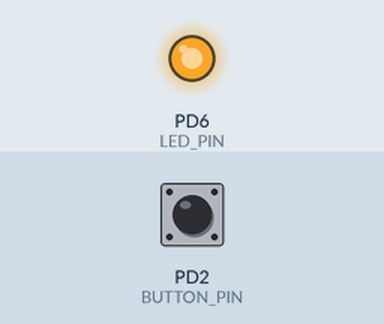
Recording of a program running on a simulated ATmega328P, built with avr-gcc and emulated at 16 MHz. On the bench: output pins drawn as LEDs (lit = HIGH). The inputs (shaded band) are chosen by the test bench; at power-on: PD2 (BUTTON_PIN) HIGH.

Above: at 1.2 s.
1.3 s: PD2 (BUTTON_PIN) pulled LOW for 0.15 s
At 2.2 s:
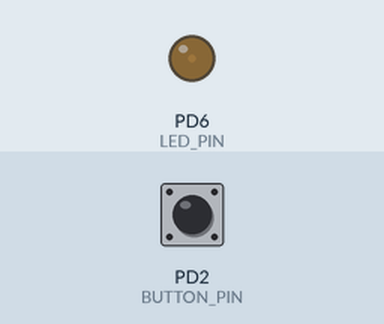
2.9 s: PD2 (BUTTON_PIN) pulled LOW for 1 s
At 3.6 s:
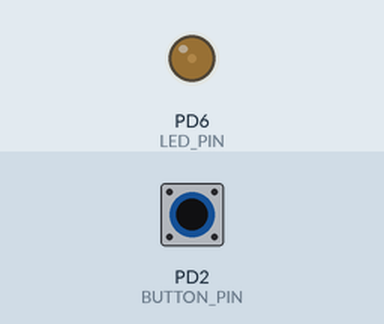
5.4 s: PD2 (BUTTON_PIN) pulsed LOW 5 times (0.12 s each, 0.3 s apart)
At 7.3 s:
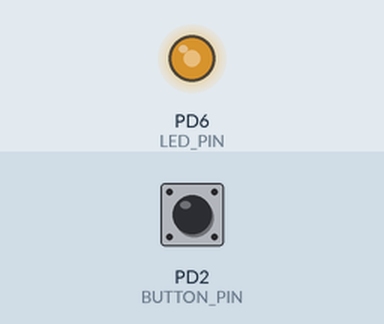
Timing chart, 0 to 8.8 s (numbered marks = the images above; inputs shaded):
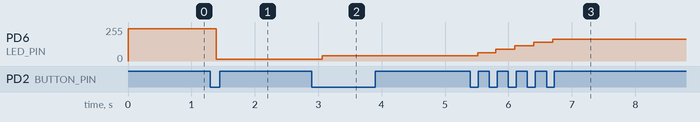

Measured:
- after the input at 1.3 s, PD6 (LED_PIN): 242/255 → 12/255 after 0.09 s
- after the input at 2.9 s, PD6 (LED_PIN): 12/255 → 38/255 after 0.16 s
- after the input at 5.4 s, PD6 (LED_PIN): moves from 38/255 to 165/255 over 1.2 s, starting after 0.11 s

The program:

main.c
```c
#include <avr/io.h>
#include <avr/interrupt.h>
#include <avr/delay.h>


// Macro definitions for bitwise operations on ports and pins.
#define BIT_SET(a, b) ((a) |= (1ULL << (b)))
#define BIT_CLEAR(a,b) ((a) &= ~(1ULL<<(b)))
#define BIT_FLIP(a,b) ((a) ^= (1ULL<<(b)))
#define BIT_CHECK(a,b) (!!((a) & (1ULL<<(b))))

// B (digital pin 8 to 13)
// C (analog input pins)
// D (digital pins 0 to 7)

// Define LED_PIN as pin 6 on PORTD (digital pins 0 to 7 on Arduino)
#define LED_PIN 6

// Define BUTTON_PIN as pin 2 on PORTD
#define BUTTON_PIN 2

// Define a global volatile variable for dutyCycle of the PWM.
volatile double dutyCycle = 95;
ISR(TIMER0_OVF_vect){
}

// Function to check the status of the button and adjust the duty cycle of the LED accordingly.
void checkAndHandleInput() {
    if (BIT_CHECK(PIND, BUTTON_PIN) == 0) {  // Check if the button is pressed (Low when pressed if pulled-up)
        _delay_ms(50);  // Debounce delay
        if (BIT_CHECK(PIND, BUTTON_PIN) == 0) {  // Double check if still pressed
            dutyCycle += 10; // Increase the duty cycle by 10%.
            if (dutyCycle > 100)
                dutyCycle = 5; // Reset duty cycle to 5% if it exceeds 100%.
            OCR0A = (dutyCycle/100)*255;  // Update the PWM duty cycle
            while(BIT_CHECK(PIND, BUTTON_PIN) == 0);  // Wait for button release to avoid repeated triggers
        }
    }
}

//I dont clear it - CTC
int main(){

    BIT_SET(DDRD, LED_PIN);  // Set led_pin to output mode
    BIT_CLEAR(DDRD, BUTTON_PIN);  // Set BUTTON_PIN to input mode
    BIT_SET(PORTD, BUTTON_PIN);  // Enable internal pull-up resistor for BUTTON_PIN

    // PWM configuration using Timer0 in Fast PWM mode.
    TCCR0A = (1 << COM0A1) | (1 << WGM00) | (1 << WGM01);  // Set up Timer0 in Fast PWM mode.
    TIMSK0 = (1 << TOIE0);  // Enable Timer0 overflow interrupt.
    OCR0A = (dutyCycle/100)*255;  // Set initial PWM value.
    sei();  // Enable global interrupts.

    TCCR0B = (1 << CS00); // Start Timer0 with no prescaling.

    while(1){
        checkAndHandleInput(); // Check for button presses and adjust LED brightness.
        _delay_ms(100); // Small delay to avoid hogging CPU resources.
    }

    return 0;
}
```
